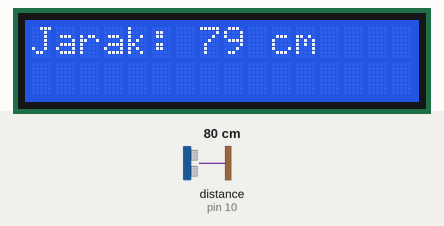
Recording of a sketch running on a simulated Arduino Uno, built with avr-gcc and run on an emulated ATmega328P. Shown: 16×2 character LCD. Wiring (inferred from the names in the program): ultrasonic range finder: trigger pin 9; echo pin 10. The inputs (shaded band) are chosen by the test bench; at power-on: distance to the obstacle (sensor on pin 10) 80 cm. The echo pulse lasts 58.3 µs per cm; what the sketch prints to the serial monitor is not drawn.

Above: at 1.2 s.
1.3 s: distance to the obstacle (sensor on pin 10) set to 2 cm
At 2.8 s:
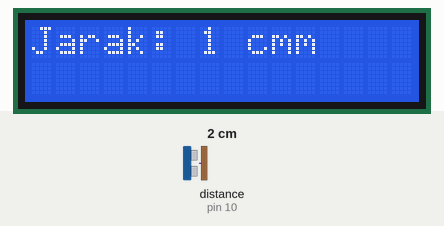
3.2 s: distance to the obstacle (sensor on pin 10) set to 35 cm
At 3.52 s:
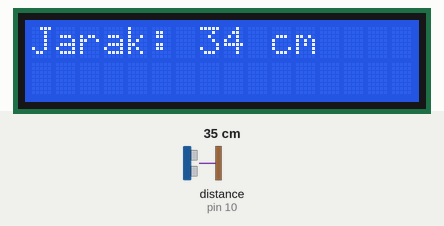
4.7 s: distance to the obstacle (sensor on pin 10) set to 4 cm
At 5.6 s:
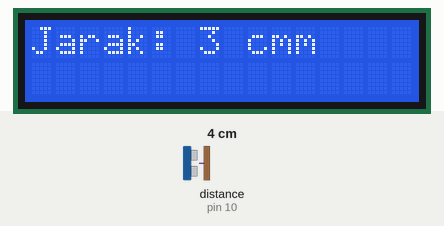
6.2 s: distance to the obstacle (sensor on pin 10) set to 18 cm
At 6.8 s:
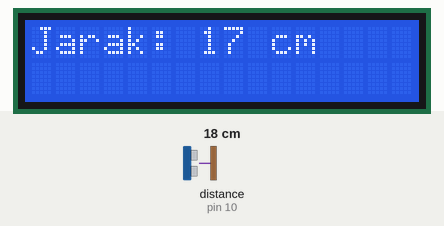
7.7 s: distance to the obstacle (sensor on pin 10) set to 60 cm
At 9.0 s:
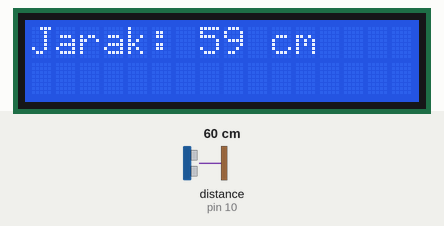
9.2 s: distance to the obstacle (sensor on pin 10) set to 9 cm
At 10.0 s:
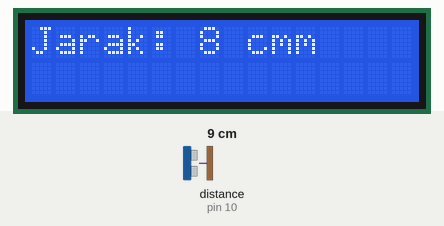

Measured:
- after the input at 1.3 s, the display: changes at once (image 1)
- after the input at 3.2 s, the display: changes at once (image 2)
- after the input at 4.7 s, the display: changes at once (image 3)
- after the input at 6.2 s, the display: changes at once (image 4)
- after the input at 7.7 s, the display: changes at once (image 5)
- after the input at 9.2 s, the display: changes at once (image 6)

The sketch:

ultrasonic.ino
```cpp
#include <LiquidCrystal_I2C.h>

LiquidCrystal_I2C lcd(0x27,16,2);

const int trigPin = 9;
const int echoPin = 10;

// defines variables
long duration;
int distance;

void setup() {
  lcd.init();
  lcd.backlight();
  pinMode(trigPin, OUTPUT);
  pinMode(echoPin, INPUT);
  Serial.begin(9600);
}

void loop() {
  digitalWrite(trigPin, LOW);
  delayMicroseconds(2);

  digitalWrite(trigPin, HIGH);
  delayMicroseconds(10);
  digitalWrite(trigPin, LOW);

  duration = pulseIn(echoPin, HIGH);

  distance= duration*0.0343/2;

  lcd.setCursor(0, 0);
  lcd.print("Jarak: ");
  lcd.print(distance);
  lcd.print(" cm");
  Serial.print("Jarak: ");
  Serial.print(distance);
  Serial.println(" cm");
}
```
